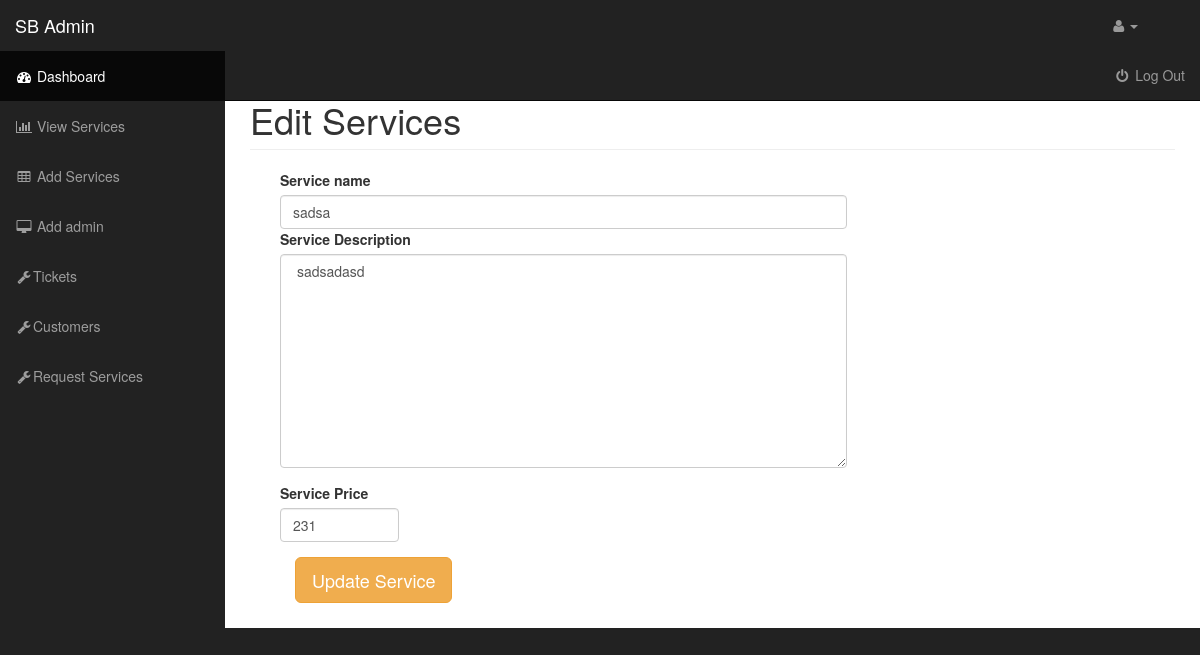
Screenshot of /admin/services/edit_service.php?edit&id=10 with the database file from the repository.
### tables this page shows
CREATE TABLE `services` (
  `ID` int(11) NOT NULL,
  `SERVICE_NAME` text NOT NULL,
  `SERVICE_DESCRIPTION` text NOT NULL,
  `SERVICE_PRICE` double NOT NULL
);

### admin/resources/functions.php (called while the page is built, shortened)
<?php
$connection = mysqli_connect("localhost", "root", "", "service_it") or die("Connection Failed" . mysqli_connect_error());
function query($sql)
{
    global $connection;
    return mysqli_query($connection, $sql);
}
function fetch_array($result)
{
    return mysqli_fetch_array($result);
}
function escape_string($string)
{
    global $connection;
    return mysqli_real_escape_string($connection, $string);
}
?>

### admin/services/edit_service.php (the view, shortened to what this page needs)
<?php include("../resources/header.php");
require_once("../resources/functions.php");
if(isset($_GET['id']))
{
    $query = query("SELECT * FROM services WHERE ID = " . escape_string($_GET['id']) . " ");
    while ($row = fetch_array($query))
    {
        $name = escape_string($row['SERVICE_NAME']);
        $description = escape_string($row['SERVICE_DESCRIPTION']);
        $price = escape_string($row['SERVICE_PRICE']);
    }
}
?>
<!DOCTYPE html>
<html lang="en">
<head>
    <link href="../css/bootstrap.min.css" rel="stylesheet">
    <link href="../css/sb-admin.css" rel="stylesheet">
    <link href="../css/plugins/morris.css" rel="stylesheet">
    <link href="../font-awesome/css/font-awesome.min.css" rel="stylesheet" type="text/css">
</head>
<body>
<div id="wrapper">
    <div id="page-wrapper">
        <div class="container-fluid">
            <div class="col-md-12">
                <div class="row">
                    <h1 class="page-header"> Edit Services </h1>
                </div>
                <form action="" method="post" enctype="multipart/form-data">
                    <div class="col-md-8">
                        <div class="form-group">
                            <label for="product-title">Service name </label>
                            <input type="text" name="service_name" class="form-control" value="<?php echo $name ?>" required ;
                        </div>
                        <div class="form-group">
                            <label for="product-title">Service Description</label>
                            <textarea name="service_description" id="" cols="30" rows="10"  class="form-control" required> <?php echo $description?></textarea>
                        </div>
                        <div class="form-group row">
                            <div class="col-xs-3">
                                <label for="product-price">Service Price</label>
                                <input type="number" name="service_price" class="form-control" size="60" value = "<?php echo $price?>" required>
                            </div>
                        </div>
                    </div>
                    <aside id="admin_sidebar" class="col-md-4">
                        <div class="form-group">
                            <input type="submit" name="update" class="btn btn-warning btn-lg" value="Update Service">
                        </div>
                    </aside>
                </form>
            </div>
        </div>
    </div>
</div>
</body>
</html>

### admin/css/sb-admin.css (style rules this page uses)
body { margin-top: 100px; background-color: #222; }
@media (min-width:768px) { body { margin-top: 50px; } }
#wrapper { padding-left: 0; }
#page-wrapper { width: 100%; padding: 0; background-color: #fff; }
@media (min-width:768px) { #wrapper { padding-left: 225px; } }
@media (min-width:768px) { #page-wrapper { padding: 10px; } }

### rows the page displays
services: service_name "sadsa", service_description "sadsadasd", service_price "231"
